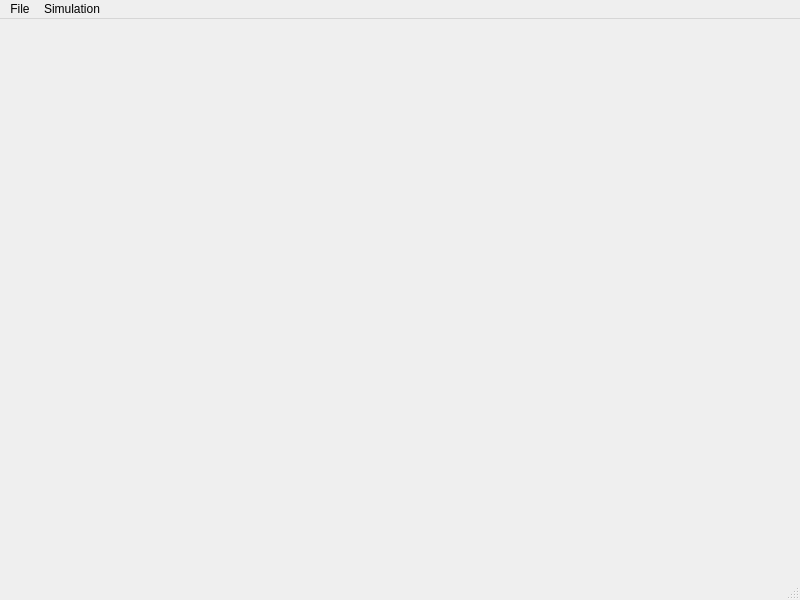
<?xml version="1.0" encoding="UTF-8"?>
<ui version="4.0">
 <class>MainWindow</class>
 <widget class="QMainWindow" name="MainWindow">
  <property name="geometry">
   <rect>
    <x>0</x>
    <y>0</y>
    <width>800</width>
    <height>600</height>
   </rect>
  </property>
  <property name="windowTitle">
   <string>Distributed Algorithm Simulator</string>
  </property>
  <widget class="QWidget" name="centralwidget"/>
  <widget class="QMenuBar" name="menubar">
   <property name="geometry">
    <rect>
     <x>0</x>
     <y>0</y>
     <width>800</width>
     <height>21</height>
    </rect>
   </property>
   <widget class="QMenu" name="menuRun">
    <property name="title">
     <string>Simulation</string>
    </property>
    <addaction name="actionRun"/>
   </widget>
   <widget class="QMenu" name="menuFile">
    <property name="title">
     <string>File</string>
    </property>
    <addaction name="actionLoad"/>
    <addaction name="separator"/>
    <addaction name="actionQuit"/>
   </widget>
   <addaction name="menuFile"/>
   <addaction name="menuRun"/>
  </widget>
  <widget class="QStatusBar" name="statusbar"/>
  <action name="actionRun">
   <property name="text">
    <string>&amp;Run</string>
   </property>
   <property name="shortcut">
    <string>Ctrl+R</string>
   </property>
  </action>
  <action name="actionLoad">
   <property name="text">
    <string>&amp;Load</string>
   </property>
   <property name="shortcut">
    <string>Ctrl+L</string>
   </property>
  </action>
  <action name="actionQuit">
   <property name="text">
    <string>&amp;Quit</string>
   </property>
   <property name="shortcut">
    <string>Ctrl+Q</string>
   </property>
  </action>
 </widget>
 <resources/>
 <connections/>
</ui>
